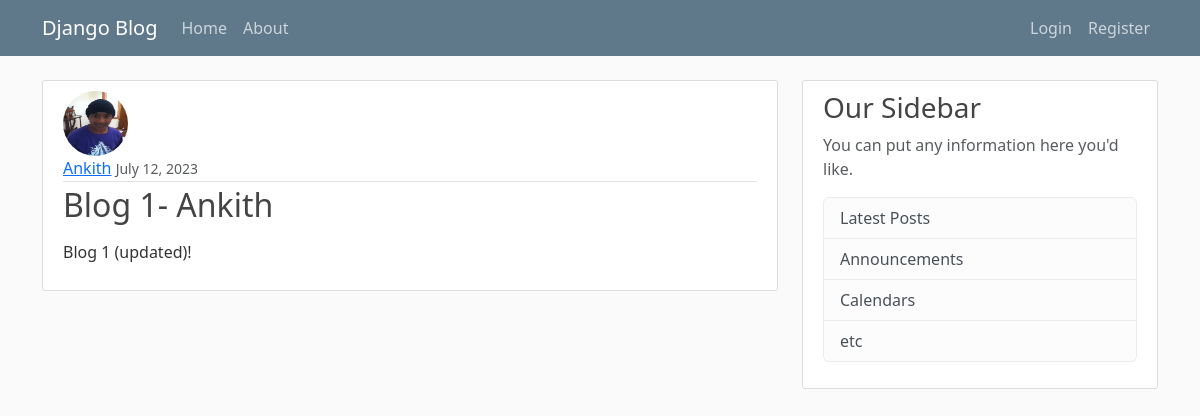
The app's page /post/2/ with its own data.
### blog/models.py (models this page shows, shortened)
class Post(models.Model):
  title = models.CharField(max_length=100)
  content = models.TextField()
  date_posted = models.DateTimeField(default=timezone.now) #dont put parenthises after timezone.now so its passed but not called
  author = models.ForeignKey(User, on_delete = models.CASCADE) #this just relates the User model to the author field, but it doesn't get the currently logged in user.

### users/models.py (models this page shows, shortened)
class Profile(models.Model):
    user = models.OneToOneField(User, on_delete=models.CASCADE)
    image = models.ImageField(default='default.jpg', upload_to='profile_pics') #store locally

### blog/views.py (the view)
# urls.py: path('post/<int:pk>/', PostDetailView.as_view(), name='post-detail'),
class PostDetailView(DetailView): #Made this one strictly with django default conventions, did not rename varibles or paths. Will render details of a single-post when post-link is clicked or path is accessed for single post
    model = Post

### blog/templates/blog/post_detail.html (shortened to what this page needs)
{% extends "blog/base.html" %}
{% block content %}
  <article class="media content-section">
    <img class = "rounded-circle article-img" src = "{{object.author.profile.image.url}}">
    <div class="media-body">
      <div class="article-metadata">
        <a class="mr-2" href="{%url 'user-post' post.author.username%}">{{ object.author }}</a>
        <small class="text-muted">{{ object.date_posted|date:'F d, Y' }}</small>
      </div>
      <h2 class="article-title">{{ object.title }}</h2>
      <p class="article-content">{{ object.content }}</p>
    </div>
  </article>
{% endblock content %}

### blog/static/blog/main.css (style rules this page uses)
body { background: #fafafa; color: #333333; margin-top: 5rem; }
h1, h2, h3, h4, h5, h6 { color: #444444; }
.content-section { background: #ffffff; padding: 10px 20px; border: 1px solid #dddddd; border-radius: 3px; margin-bottom: 20px; }
.article-title { color: #444444; }
.article-content { white-space: pre-line; margin-top: 16px; }
.article-img { height: 65px; width: 65px; margin-right: 16px; }
.article-metadata { padding-bottom: 1px; margin-bottom: 4px; border-bottom: 1px solid #e3e3e3 }

### records on screen
Post: author.profile.image (picture), author "Ankith", date_posted "July 12, 2023", title "Blog 1- Ankith", content "Blog 1 (updated)!"
